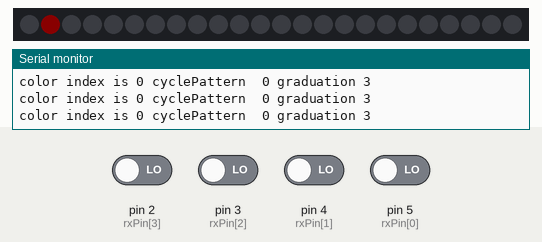
The sketch below on a simulated Arduino Uno, built with avr-gcc and run on an emulated ATmega328P. On the bench: 24 RGB LEDs in strip order, left to right, the last lines printed to the serial monitor. The test bench sets the inputs (shaded band); at power-on: pin 2 (rxPin[3]), pin 3 (rxPin[2]), pin 4 (rxPin[1]), pin 5 (rxPin[0]) LOW. Dim RGB values are drawn brighter than linear.

Above: at 1.6 s.
1.7 s: pin 5 (rxPin[0]) driven HIGH
At 3.8 s:
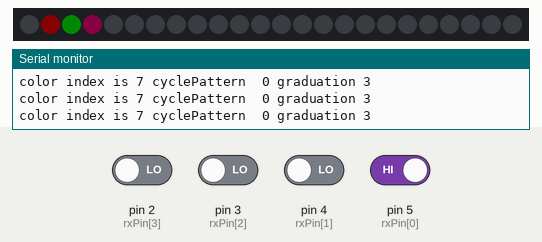
4.7 s: pin 3 (rxPin[2]) driven HIGH
At 5.74 s:
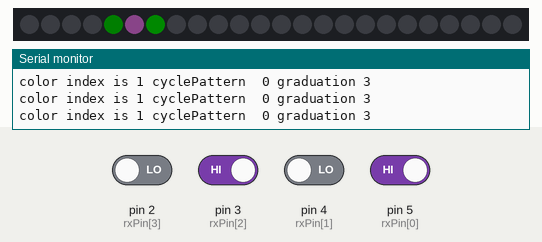
7.7 s: pin 4 (rxPin[1]) driven HIGH
At 7.78 s:
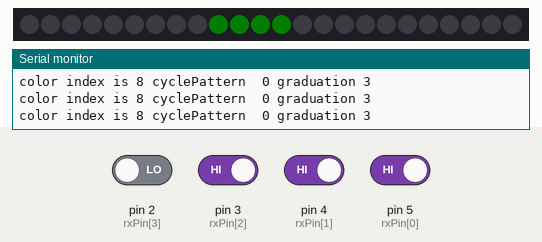
9.3 s: pin 5 (rxPin[0]) driven LOW
At 9.59 s:
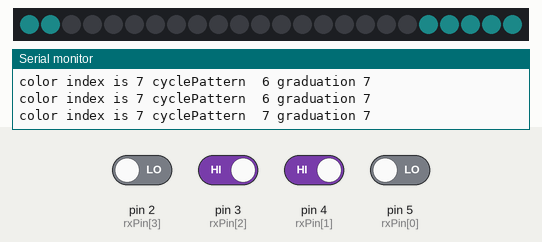
12.3 s: pin 5 (rxPin[0]) driven HIGH
At 12.38 s:
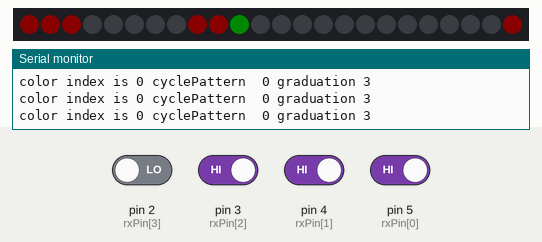
14.3 s: pin 4 (rxPin[1]) driven LOW
At 14.64 s:
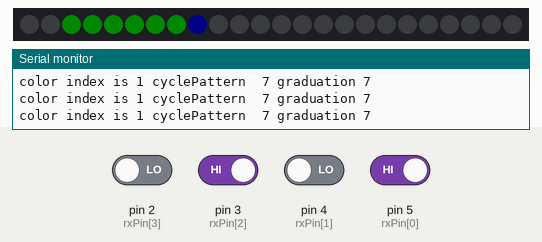

Measured:
- after the input at 1.7 s, the LEDs: first change after 0.34 s (image 1 shows a later state)
- after the input at 9.3 s, the LEDs: first differ from a run without the input after 0.29 s (image 4)
- what the display in image 1 shows lasts 1.0 s, from 3.1 s to 4.1 s

The sketch:

RF_lighthouse.ino
```cpp
#include <Adafruit_NeoPixel.h>


#define ledPin   6
#define ledCount 24
#define buttonA  0
#define buttonB  1
#define buttonC  2
#define buttonD  3
#define maxSpeed 1        //Lower is faster
#define minSpeed 1000     //Higher is slower
#define maxBrightness 100
#define minBrightness 10
#define cycleNum      7

Adafruit_NeoPixel strip = Adafruit_NeoPixel(ledCount, ledPin, NEO_GRB + NEO_KHZ800);

int rxPin[]         = {5, 4, 3, 2};  //Refers to D0,D1,D2,D3 from the receiver
int rxNum           = 4;             //Number of signal pins in the receiver

unsigned long debounceTimerA = 0;    //Timer to debounce keys
unsigned long debounceTimerB = 0;    //Timer to debounce keys
unsigned long debounceTimerC = 0;    //Timer to debounce keys
unsigned long debounceTimerD = 0;    //Timer to debounce keys

unsigned long debounceTime  = 250;  //How long to wait before clearing a flag
int           limitFlagC    = 0;    //When min max is reached
int           limitFlagD    = 0;
int           pressedFlagC  = 0;    //Flags when a button WAS pressed
int           pressedFlagD  = 0;

int speedIncrement = (minSpeed - maxSpeed) / 7;
int cycleSpeed      = 1000;          //Lower speed faster rpm
int cycleIntensity  = 10;
int cyclePattern    = 0;
signed int graduation = 3;            //How many LED's on at the same time

unsigned long colorTimer = 0;
uint16_t loopVar         = 0;

void setup() {
  // put your setup code here, to run once:
  Serial.begin(9600);                 //Open serial comm for debugging purposes
  for (int i = 0; i < rxNum; i++) {   //Declare all pins to be input
    pinMode(rxPin[i], INPUT);
  }
  strip.begin();
  strip.show(); // Initialize all pixels to 'off'
  strip.setBrightness(cycleIntensity);
}

uint32_t red        = strip.Color(255, 0, 0);
uint32_t green      = strip.Color(0, 255, 0);
uint32_t blue       = strip.Color(0, 0, 255);
uint32_t hwhite     = strip.Color(255, 255, 255);
uint32_t wwhite     = strip.Color(130, 130, 130);
uint32_t pink       = strip.Color(255, 0, 127);
uint32_t orange     = strip.Color(255, 128, 0);
uint32_t lblue      = strip.Color(51, 255, 255);
uint32_t dgreen     = strip.Color(0, 102, 0);
uint32_t purple     = strip.Color(160, 32, 240);
uint32_t x          = strip.Color(0, 255, 128);
uint32_t yellow     = strip.Color(255, 255, 0);
uint32_t violet     = strip.Color(238, 130, 238);

uint32_t colors[]   = {red, green, blue, hwhite, purple, pink, orange, lblue, dgreen, wwhite, x, yellow, violet};

int colorIndex      = 0;                                      //Counter for the color
int colorCount      = sizeof(colors) / sizeof(uint32_t);      //number of colors


void loop() {

  // put your main code here, to run repeatedly:
  if (digitalRead(rxPin[buttonA]) == 1) {                     //CASE BUTTON A
    if (timer(debounceTimerA, debounceTime)) {
      debounceTimerA = millis();
      colorIndex++;
    }
  }

  if (digitalRead(rxPin[buttonB]) == 1) {                     //CASE BUTTON A
    if (timer(debounceTimerB, debounceTime)) {
      debounceTimerB = millis();
      cyclePattern ++;
      if (cyclePattern > cycleNum) {
        cyclePattern = 0;
      }
      if (cyclePattern >= 0 && cyclePattern < 3) {
        graduation += 2;
        if (graduation > 7) {
          graduation = 3;
        }
      }
    }
  }


  if (digitalRead(rxPin[buttonC]) == 1) {                     //CASE BUTTON C
    if (timer(debounceTimerC, debounceTime)) {
      debounceTimerC = millis();
      cycleSpeed -= speedIncrement;
      if (cycleSpeed < maxSpeed) {
        cycleSpeed = maxSpeed;
        limitFlagC = 1;
      }
      if (pressedFlagC) {
        cycleSpeed     = minSpeed;
        pressedFlagC   = 0;
        limitFlagC     = 0;
      }
    }
  } else if (limitFlagC == 1) {
    pressedFlagC = 1;
  }


  if (digitalRead(rxPin[buttonD]) == 1) {                     //CASE BUTTON D
    if (timer(debounceTimerD, debounceTime)) {
      debounceTimerD = millis();
      cycleIntensity += 10;
      if (cycleIntensity > maxBrightness) {
        cycleIntensity = maxBrightness;
        limitFlagD     = 1;
      }
      if (pressedFlagD) {
        cycleIntensity = minBrightness;
        pressedFlagD   = 0;
        limitFlagD     = 0;
      }
      //if flag set to min brightness
      strip.setBrightness(cycleIntensity);
    }
  } else if (limitFlagD == 1) {
    pressedFlagD = 1;
  }


  if (colorIndex > colorCount - 1) {
    colorIndex = 0;
  }
  Serial.print("color index is ");
  Serial.print(colorIndex);
  Serial.print(" cyclePattern  ");
  Serial.print(cyclePattern);
  Serial.print(" graduation ");
  Serial.println(graduation);

  if (timer(colorTimer, cycleSpeed)) {
    colorTimer = millis();
    colorWipe(colors[colorIndex]);
    if (cyclePattern == 3) {
      colorIndex++;
    }
  }
}

// Fill the dots one after the other with a color
void colorWipe(uint32_t color) {
  loopVar++;
  if (loopVar > ledCount - 1) {
    loopVar = 0;
  }
  int prev = loopVar - graduation;
  if (prev < 0) {
    prev += ledCount;
  }
  strip.setPixelColor(prev, 0);
  strip.setPixelColor(loopVar, color);
  strip.show();
}

//Reads the voltage in pinNum
int rxRead(int pinNum) {
  return (digitalRead(pinNum));
}


//timer variable
bool timer(unsigned long timerVal, unsigned long timerDuration) {
  if (millis() - timerVal >= timerDuration)
    return true;
  else
    return false;
}
```
